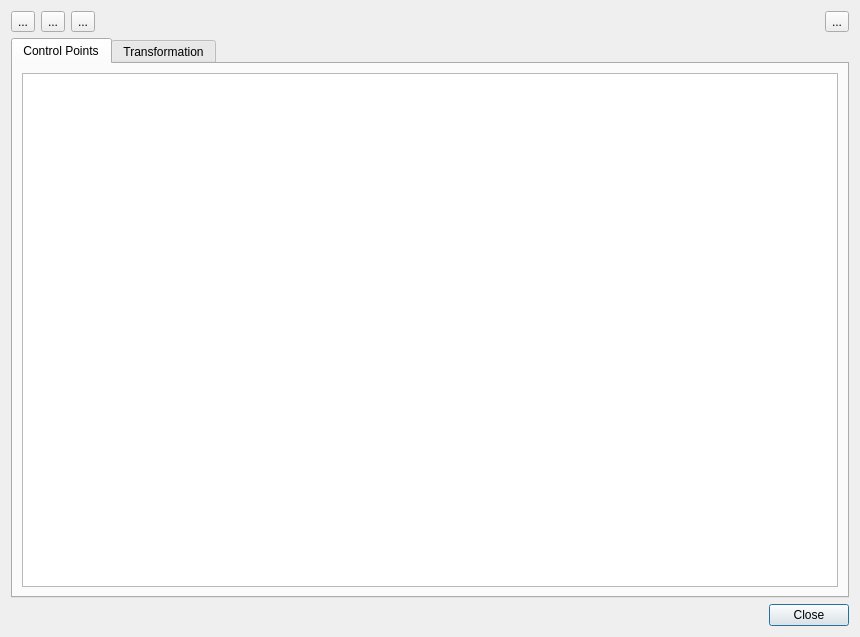
<?xml version="1.0" encoding="UTF-8"?>
<ui version="4.0">
 <class>Helmert2DDialogBase</class>
 <widget class="QDialog" name="Helmert2DDialogBase">
  <property name="windowModality">
   <enum>Qt::ApplicationModal</enum>
  </property>
  <property name="geometry">
   <rect>
    <x>0</x>
    <y>0</y>
    <width>860</width>
    <height>637</height>
   </rect>
  </property>
  <property name="windowTitle">
   <string>Helmert2D</string>
  </property>
  <layout class="QGridLayout" name="gridLayout">
   <item row="2" column="0">
    <widget class="QDialogButtonBox" name="button_box">
     <property name="orientation">
      <enum>Qt::Horizontal</enum>
     </property>
     <property name="standardButtons">
      <set>QDialogButtonBox::Close</set>
     </property>
    </widget>
   </item>
   <item row="0" column="0">
    <layout class="QHBoxLayout" name="horizontalLayout_3">
     <item>
      <layout class="QHBoxLayout" name="horizontalLayout_6">
       <item>
        <widget class="QToolButton" name="toolBtnIdentify">
         <property name="enabled">
          <bool>true</bool>
         </property>
         <property name="sizePolicy">
          <sizepolicy hsizetype="Fixed" vsizetype="Fixed">
           <horstretch>24</horstretch>
           <verstretch>24</verstretch>
          </sizepolicy>
         </property>
         <property name="text">
          <string>...</string>
         </property>
        </widget>
       </item>
       <item>
        <widget class="QToolButton" name="toolButton_4">
         <property name="text">
          <string>...</string>
         </property>
        </widget>
       </item>
       <item>
        <widget class="QToolButton" name="toolButton_5">
         <property name="text">
          <string>...</string>
         </property>
        </widget>
       </item>
       <item>
        <spacer name="horizontalSpacer_2">
         <property name="orientation">
          <enum>Qt::Horizontal</enum>
         </property>
         <property name="sizeHint" stdset="0">
          <size>
           <width>40</width>
           <height>20</height>
          </size>
         </property>
        </spacer>
       </item>
      </layout>
     </item>
     <item>
      <layout class="QHBoxLayout" name="horizontalLayout_10">
       <item>
        <spacer name="horizontalSpacer_9">
         <property name="orientation">
          <enum>Qt::Horizontal</enum>
         </property>
         <property name="sizeHint" stdset="0">
          <size>
           <width>40</width>
           <height>20</height>
          </size>
         </property>
        </spacer>
       </item>
       <item>
        <widget class="QToolButton" name="toolBtnSettings">
         <property name="text">
          <string>...</string>
         </property>
        </widget>
       </item>
      </layout>
     </item>
    </layout>
   </item>
   <item row="1" column="0">
    <widget class="QTabWidget" name="tab_widget">
     <property name="tabShape">
      <enum>QTabWidget::Rounded</enum>
     </property>
     <property name="currentIndex">
      <number>0</number>
     </property>
     <widget class="QWidget" name="tabControlPoints">
      <attribute name="title">
       <string>Control Points</string>
      </attribute>
      <layout class="QGridLayout" name="gridLayout_2">
       <item row="0" column="0">
        <widget class="QTableWidget" name="tableWidget">
         <property name="sortingEnabled">
          <bool>true</bool>
         </property>
         <attribute name="horizontalHeaderShowSortIndicator" stdset="0">
          <bool>true</bool>
         </attribute>
         <attribute name="horizontalHeaderStretchLastSection">
          <bool>true</bool>
         </attribute>
        </widget>
       </item>
      </layout>
     </widget>
     <widget class="QWidget" name="tabTransformation">
      <attribute name="title">
       <string>Transformation</string>
      </attribute>
      <layout class="QGridLayout" name="gridLayout_11">
       <item row="0" column="0">
        <widget class="QgsCollapsibleGroupBox" name="mGroupBox">
         <property name="title">
          <string>Input parameters</string>
         </property>
         <layout class="QGridLayout" name="gridLayout_3">
          <item row="0" column="0">
           <layout class="QGridLayout" name="gridLayout_10">
            <item row="0" column="1">
             <widget class="QComboBox" name="comboTransformationType"/>
            </item>
            <item row="0" column="0">
             <widget class="QLabel" name="label_16">
              <property name="text">
               <string>Transformation type: </string>
              </property>
             </widget>
            </item>
            <item row="1" column="0">
             <widget class="QLabel" name="labelEstimateScale">
              <property name="text">
               <string>Estimate scale: </string>
              </property>
             </widget>
            </item>
            <item row="2" column="0">
             <widget class="QLabel" name="labelEstimateRotation">
              <property name="text">
               <string>Estimate rotation: </string>
              </property>
             </widget>
            </item>
            <item row="1" column="1">
             <widget class="QCheckBox" name="cbEstimateScale">
              <property name="minimumSize">
               <size>
                <width>0</width>
                <height>23</height>
               </size>
              </property>
              <property name="text">
               <string/>
              </property>
              <property name="checked">
               <bool>true</bool>
              </property>
             </widget>
            </item>
            <item row="2" column="1">
             <widget class="QCheckBox" name="cbEstimateRotation">
              <property name="minimumSize">
               <size>
                <width>0</width>
                <height>23</height>
               </size>
              </property>
              <property name="text">
               <string/>
              </property>
              <property name="checked">
               <bool>true</bool>
              </property>
             </widget>
            </item>
           </layout>
          </item>
         </layout>
        </widget>
       </item>
       <item row="1" column="0">
        <widget class="QgsCollapsibleGroupBox" name="mGroupBox_2">
         <property name="title">
          <string>Results</string>
         </property>
         <layout class="QGridLayout" name="gridLayout_4">
          <item row="0" column="0">
           <layout class="QGridLayout" name="gridLayout_5">
            <item row="0" column="0">
             <widget class="QLabel" name="labelParameterA">
              <property name="minimumSize">
               <size>
                <width>20</width>
                <height>0</height>
               </size>
              </property>
              <property name="text">
               <string>a:</string>
              </property>
             </widget>
            </item>
            <item row="1" column="0">
             <widget class="QLabel" name="labelParameterB">
              <property name="minimumSize">
               <size>
                <width>20</width>
                <height>0</height>
               </size>
              </property>
              <property name="text">
               <string>b:</string>
              </property>
             </widget>
            </item>
            <item row="0" column="1">
             <layout class="QHBoxLayout" name="horizontalLayout_4">
              <property name="rightMargin">
               <number>60</number>
              </property>
              <item>
               <widget class="QLineEdit" name="lineEditParameterA">
                <property name="maximumSize">
                 <size>
                  <width>100</width>
                  <height>16777215</height>
                 </size>
                </property>
                <property name="readOnly">
                 <bool>true</bool>
                </property>
               </widget>
              </item>
             </layout>
            </item>
            <item row="1" column="1">
             <layout class="QHBoxLayout" name="horizontalLayout_7">
              <property name="rightMargin">
               <number>60</number>
              </property>
              <item>
               <widget class="QLineEdit" name="lineEditParameterB">
                <property name="maximumSize">
                 <size>
                  <width>100</width>
                  <height>16777215</height>
                 </size>
                </property>
                <property name="readOnly">
                 <bool>true</bool>
                </property>
               </widget>
              </item>
             </layout>
            </item>
            <item row="0" column="3">
             <layout class="QHBoxLayout" name="horizontalLayout_11">
              <property name="rightMargin">
               <number>60</number>
              </property>
              <item>
               <widget class="QLineEdit" name="lineEditParameterC">
                <property name="maximumSize">
                 <size>
                  <width>100</width>
                  <height>16777215</height>
                 </size>
                </property>
                <property name="readOnly">
                 <bool>true</bool>
                </property>
               </widget>
              </item>
             </layout>
            </item>
            <item row="1" column="3">
             <layout class="QHBoxLayout" name="horizontalLayout_12">
              <property name="rightMargin">
               <number>60</number>
              </property>
              <item>
               <widget class="QLineEdit" name="lineEditParameterD">
                <property name="maximumSize">
                 <size>
                  <width>100</width>
                  <height>16777215</height>
                 </size>
                </property>
                <property name="readOnly">
                 <bool>true</bool>
                </property>
               </widget>
              </item>
             </layout>
            </item>
            <item row="0" column="2">
             <widget class="QLabel" name="labelParameterC">
              <property name="minimumSize">
               <size>
                <width>20</width>
                <height>0</height>
               </size>
              </property>
              <property name="text">
               <string>c:</string>
              </property>
             </widget>
            </item>
            <item row="1" column="2">
             <widget class="QLabel" name="labelParameterD">
              <property name="minimumSize">
               <size>
                <width>20</width>
                <height>0</height>
               </size>
              </property>
              <property name="text">
               <string>d: </string>
              </property>
             </widget>
            </item>
            <item row="1" column="4">
             <widget class="QLabel" name="labelParameterF">
              <property name="minimumSize">
               <size>
                <width>20</width>
                <height>0</height>
               </size>
              </property>
              <property name="text">
               <string>f: </string>
              </property>
             </widget>
            </item>
            <item row="1" column="5">
             <layout class="QHBoxLayout" name="horizontalLayout_13">
              <property name="rightMargin">
               <number>60</number>
              </property>
              <item>
               <widget class="QLineEdit" name="lineEditParameterF">
                <property name="maximumSize">
                 <size>
                  <width>100</width>
                  <height>16777215</height>
                 </size>
                </property>
                <property name="readOnly">
                 <bool>true</bool>
                </property>
               </widget>
              </item>
             </layout>
            </item>
            <item row="1" column="6">
             <spacer name="horizontalSpacer_3">
              <property name="orientation">
               <enum>Qt::Horizontal</enum>
              </property>
              <property name="sizeHint" stdset="0">
               <size>
                <width>40</width>
                <height>20</height>
               </size>
              </property>
             </spacer>
            </item>
            <item row="0" column="4">
             <widget class="QLabel" name="labelParameterE">
              <property name="minimumSize">
               <size>
                <width>20</width>
                <height>0</height>
               </size>
              </property>
              <property name="text">
               <string>e: </string>
              </property>
             </widget>
            </item>
            <item row="0" column="5">
             <layout class="QHBoxLayout" name="horizontalLayout_5">
              <property name="rightMargin">
               <number>60</number>
              </property>
              <item>
               <widget class="QLineEdit" name="lineEditParameterE">
                <property name="maximumSize">
                 <size>
                  <width>100</width>
                  <height>16777215</height>
                 </size>
                </property>
                <property name="readOnly">
                 <bool>true</bool>
                </property>
               </widget>
              </item>
             </layout>
            </item>
            <item row="0" column="6">
             <spacer name="horizontalSpacer_4">
              <property name="orientation">
               <enum>Qt::Horizontal</enum>
              </property>
              <property name="sizeHint" stdset="0">
               <size>
                <width>40</width>
                <height>20</height>
               </size>
              </property>
             </spacer>
            </item>
           </layout>
          </item>
          <item row="1" column="0">
           <widget class="Line" name="line">
            <property name="orientation">
             <enum>Qt::Horizontal</enum>
            </property>
           </widget>
          </item>
          <item row="2" column="0">
           <layout class="QGridLayout" name="gridLayout_6">
            <item row="0" column="1">
             <layout class="QHBoxLayout" name="horizontalLayout_8">
              <property name="rightMargin">
               <number>60</number>
              </property>
              <item>
               <widget class="QLineEdit" name="lineEditParameterX0">
                <property name="maximumSize">
                 <size>
                  <width>100</width>
                  <height>16777215</height>
                 </size>
                </property>
                <property name="readOnly">
                 <bool>true</bool>
                </property>
               </widget>
              </item>
             </layout>
            </item>
            <item row="0" column="0">
             <widget class="QLabel" name="labelParameterX0">
              <property name="minimumSize">
               <size>
                <width>70</width>
                <height>0</height>
               </size>
              </property>
              <property name="text">
               <string>X0 [m]: </string>
              </property>
             </widget>
            </item>
            <item row="1" column="0">
             <widget class="QLabel" name="labelParameterY0">
              <property name="minimumSize">
               <size>
                <width>70</width>
                <height>0</height>
               </size>
              </property>
              <property name="text">
               <string>Y0 [m]: </string>
              </property>
             </widget>
            </item>
            <item row="1" column="1">
             <layout class="QHBoxLayout" name="horizontalLayout_14">
              <property name="rightMargin">
               <number>60</number>
              </property>
              <item>
               <widget class="QLineEdit" name="lineEditParameterY0">
                <property name="maximumSize">
                 <size>
                  <width>100</width>
                  <height>16777215</height>
                 </size>
                </property>
                <property name="readOnly">
                 <bool>true</bool>
                </property>
               </widget>
              </item>
             </layout>
            </item>
            <item row="0" column="2">
             <widget class="QLabel" name="labelParameterRotation">
              <property name="minimumSize">
               <size>
                <width>120</width>
                <height>0</height>
               </size>
              </property>
              <property name="text">
               <string>Rotation [gon]: </string>
              </property>
             </widget>
            </item>
            <item row="0" column="3">
             <layout class="QHBoxLayout" name="horizontalLayout_15">
              <property name="rightMargin">
               <number>60</number>
              </property>
              <item>
               <widget class="QLineEdit" name="lineEditParameterRotation">
                <property name="maximumSize">
                 <size>
                  <width>100</width>
                  <height>16777215</height>
                 </size>
                </property>
                <property name="readOnly">
                 <bool>true</bool>
                </property>
               </widget>
              </item>
             </layout>
            </item>
            <item row="0" column="4">
             <spacer name="horizontalSpacer_5">
              <property name="orientation">
               <enum>Qt::Horizontal</enum>
              </property>
              <property name="sizeHint" stdset="0">
               <size>
                <width>40</width>
                <height>20</height>
               </size>
              </property>
             </spacer>
            </item>
            <item row="1" column="2">
             <widget class="QLabel" name="labelParameterScale">
              <property name="minimumSize">
               <size>
                <width>120</width>
                <height>0</height>
               </size>
              </property>
              <property name="text">
               <string>Scale [mm/km]: </string>
              </property>
             </widget>
            </item>
            <item row="1" column="3">
             <layout class="QHBoxLayout" name="horizontalLayout_16">
              <property name="rightMargin">
               <number>60</number>
              </property>
              <item>
               <widget class="QLineEdit" name="lineEditParameterScale">
                <property name="maximumSize">
                 <size>
                  <width>100</width>
                  <height>16777215</height>
                 </size>
                </property>
                <property name="readOnly">
                 <bool>true</bool>
                </property>
               </widget>
              </item>
             </layout>
            </item>
            <item row="1" column="4">
             <spacer name="horizontalSpacer_6">
              <property name="orientation">
               <enum>Qt::Horizontal</enum>
              </property>
              <property name="sizeHint" stdset="0">
               <size>
                <width>40</width>
                <height>20</height>
               </size>
              </property>
             </spacer>
            </item>
           </layout>
          </item>
          <item row="3" column="0">
           <widget class="Line" name="line_2">
            <property name="orientation">
             <enum>Qt::Horizontal</enum>
            </property>
           </widget>
          </item>
          <item row="4" column="0">
           <layout class="QGridLayout" name="gridLayout_7">
            <item row="0" column="1">
             <layout class="QHBoxLayout" name="horizontalLayout_9">
              <property name="rightMargin">
               <number>60</number>
              </property>
              <item>
               <widget class="QLineEdit" name="lineEditParameterM0">
                <property name="maximumSize">
                 <size>
                  <width>100</width>
                  <height>16777215</height>
                 </size>
                </property>
                <property name="readOnly">
                 <bool>true</bool>
                </property>
               </widget>
              </item>
             </layout>
            </item>
            <item row="0" column="0">
             <widget class="QLabel" name="label_12">
              <property name="minimumSize">
               <size>
                <width>70</width>
                <height>0</height>
               </size>
              </property>
              <property name="text">
               <string>m0 [mm]: </string>
              </property>
             </widget>
            </item>
            <item row="0" column="2">
             <widget class="QLabel" name="label_17">
              <property name="minimumSize">
               <size>
                <width>120</width>
                <height>0</height>
               </size>
              </property>
              <property name="text">
               <string>mPoint [mm]: </string>
              </property>
             </widget>
            </item>
            <item row="0" column="3">
             <layout class="QHBoxLayout" name="horizontalLayout_18">
              <property name="rightMargin">
               <number>60</number>
              </property>
              <item>
               <widget class="QLineEdit" name="lineEditParameterMPoint">
                <property name="maximumSize">
                 <size>
                  <width>100</width>
                  <height>16777215</height>
                 </size>
                </property>
                <property name="readOnly">
                 <bool>true</bool>
                </property>
               </widget>
              </item>
             </layout>
            </item>
            <item row="0" column="4">
             <spacer name="horizontalSpacer_7">
              <property name="orientation">
               <enum>Qt::Horizontal</enum>
              </property>
              <property name="sizeHint" stdset="0">
               <size>
                <width>40</width>
                <height>20</height>
               </size>
              </property>
             </spacer>
            </item>
           </layout>
          </item>
         </layout>
        </widget>
       </item>
       <item row="2" column="0">
        <widget class="QgsCollapsibleGroupBox" name="mGroupBox_3">
         <property name="title">
          <string>Settings</string>
         </property>
         <layout class="QGridLayout" name="gridLayout_8">
          <item row="0" column="0">
           <layout class="QGridLayout" name="gridLayout_9">
            <item row="0" column="0">
             <widget class="QLabel" name="label_5">
              <property name="minimumSize">
               <size>
                <width>160</width>
                <height>23</height>
               </size>
              </property>
              <property name="maximumSize">
               <size>
                <width>210</width>
                <height>16777215</height>
               </size>
              </property>
              <property name="text">
               <string>Add vector field layer: </string>
              </property>
             </widget>
            </item>
            <item row="0" column="1">
             <widget class="QCheckBox" name="cbAddVectorField">
              <property name="minimumSize">
               <size>
                <width>71</width>
                <height>23</height>
               </size>
              </property>
              <property name="maximumSize">
               <size>
                <width>40</width>
                <height>16777215</height>
               </size>
              </property>
              <property name="text">
               <string/>
              </property>
              <property name="checked">
               <bool>true</bool>
              </property>
             </widget>
            </item>
            <item row="0" column="2">
             <widget class="QLabel" name="label_6">
              <property name="minimumSize">
               <size>
                <width>205</width>
                <height>23</height>
               </size>
              </property>
              <property name="maximumSize">
               <size>
                <width>210</width>
                <height>16777215</height>
               </size>
              </property>
              <property name="text">
               <string>Overwrite vector field layer: </string>
              </property>
             </widget>
            </item>
            <item row="0" column="3">
             <widget class="QCheckBox" name="cbOverwriteVectorField">
              <property name="minimumSize">
               <size>
                <width>26</width>
                <height>23</height>
               </size>
              </property>
              <property name="maximumSize">
               <size>
                <width>40</width>
                <height>16777215</height>
               </size>
              </property>
              <property name="text">
               <string/>
              </property>
              <property name="checked">
               <bool>true</bool>
              </property>
             </widget>
            </item>
            <item row="0" column="4">
             <spacer name="horizontalSpacer_8">
              <property name="orientation">
               <enum>Qt::Horizontal</enum>
              </property>
              <property name="sizeHint" stdset="0">
               <size>
                <width>40</width>
                <height>20</height>
               </size>
              </property>
             </spacer>
            </item>
            <item row="1" column="1">
             <widget class="QCheckBox" name="cbExportTransformParameter">
              <property name="minimumSize">
               <size>
                <width>0</width>
                <height>23</height>
               </size>
              </property>
              <property name="text">
               <string/>
              </property>
             </widget>
            </item>
            <item row="1" column="0">
             <widget class="QLabel" name="label_8">
              <property name="text">
               <string>Export parameters: </string>
              </property>
             </widget>
            </item>
           </layout>
          </item>
         </layout>
        </widget>
       </item>
       <item row="3" column="0">
        <layout class="QHBoxLayout" name="horizontalLayout_17">
         <item>
          <spacer name="horizontalSpacer_10">
           <property name="orientation">
            <enum>Qt::Horizontal</enum>
           </property>
           <property name="sizeHint" stdset="0">
            <size>
             <width>40</width>
             <height>20</height>
            </size>
           </property>
          </spacer>
         </item>
         <item>
          <widget class="QPushButton" name="transformBtn">
           <property name="text">
            <string>Transform</string>
           </property>
          </widget>
         </item>
        </layout>
       </item>
      </layout>
     </widget>
    </widget>
   </item>
  </layout>
 </widget>
 <customwidgets>
  <customwidget>
   <class>QgsCollapsibleGroupBox</class>
   <extends>QGroupBox</extends>
   <header>qgscollapsiblegroupbox.h</header>
   <container>1</container>
  </customwidget>
 </customwidgets>
 <resources/>
 <connections>
  <connection>
   <sender>button_box</sender>
   <signal>accepted()</signal>
   <receiver>Helmert2DDialogBase</receiver>
   <slot>accept()</slot>
   <hints>
    <hint type="sourcelabel">
     <x>20</x>
     <y>20</y>
    </hint>
    <hint type="destinationlabel">
     <x>20</x>
     <y>20</y>
    </hint>
   </hints>
  </connection>
  <connection>
   <sender>button_box</sender>
   <signal>rejected()</signal>
   <receiver>Helmert2DDialogBase</receiver>
   <slot>reject()</slot>
   <hints>
    <hint type="sourcelabel">
     <x>20</x>
     <y>20</y>
    </hint>
    <hint type="destinationlabel">
     <x>20</x>
     <y>20</y>
    </hint>
   </hints>
  </connection>
 </connections>
</ui>
